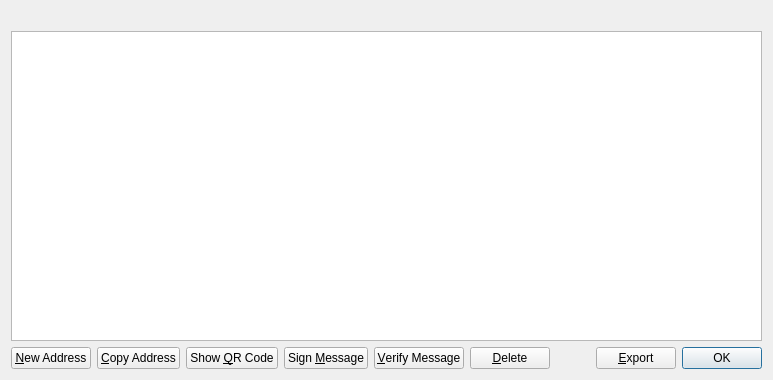
<?xml version="1.0" encoding="UTF-8"?>
<ui version="4.0">
 <class>AddressBookPage</class>
 <widget class="QWidget" name="AddressBookPage">
  <property name="geometry">
   <rect>
    <x>0</x>
    <y>0</y>
    <width>773</width>
    <height>380</height>
   </rect>
  </property>
  <property name="windowTitle">
   <string>Address Book</string>
  </property>
  <property name="styleSheet">
   <string notr="true">background-image: url(:/images/splash);
color: rgb(0, 0, 0);</string>
  </property>
  <layout class="QVBoxLayout" name="verticalLayout">
   <item>
    <widget class="QLabel" name="labelExplanation">
     <property name="styleSheet">
      <string notr="true">color: rgb(0, 0, 0);</string>
     </property>
     <property name="textFormat">
      <enum>Qt::PlainText</enum>
     </property>
     <property name="wordWrap">
      <bool>true</bool>
     </property>
    </widget>
   </item>
   <item>
    <widget class="QTableView" name="tableView">
     <property name="contextMenuPolicy">
      <enum>Qt::CustomContextMenu</enum>
     </property>
     <property name="toolTip">
      <string>Double-click to edit address or label</string>
     </property>
     <property name="styleSheet">
      <string notr="true">color: rgb(255, 255, 255);</string>
     </property>
     <property name="tabKeyNavigation">
      <bool>false</bool>
     </property>
     <property name="alternatingRowColors">
      <bool>true</bool>
     </property>
     <property name="selectionMode">
      <enum>QAbstractItemView::SingleSelection</enum>
     </property>
     <property name="selectionBehavior">
      <enum>QAbstractItemView::SelectRows</enum>
     </property>
     <property name="sortingEnabled">
      <bool>true</bool>
     </property>
     <attribute name="verticalHeaderVisible">
      <bool>false</bool>
     </attribute>
    </widget>
   </item>
   <item>
    <layout class="QHBoxLayout" name="horizontalLayout">
     <item>
      <widget class="QPushButton" name="newAddress">
       <property name="toolTip">
        <string>Create a new address</string>
       </property>
       <property name="text">
        <string>&amp;New Address</string>
       </property>
       <property name="icon">
        <iconset resource="../bitcoin.qrc">
         <normaloff>:/icons/add</normaloff>:/icons/add</iconset>
       </property>
      </widget>
     </item>
     <item>
      <widget class="QPushButton" name="copyAddress">
       <property name="toolTip">
        <string>Copy the currently selected address to the system clipboard</string>
       </property>
       <property name="text">
        <string>&amp;Copy Address</string>
       </property>
       <property name="icon">
        <iconset resource="../bitcoin.qrc">
         <normaloff>:/icons/editcopy</normaloff>:/icons/editcopy</iconset>
       </property>
      </widget>
     </item>
     <item>
      <widget class="QPushButton" name="showQRCode">
       <property name="text">
        <string>Show &amp;QR Code</string>
       </property>
       <property name="icon">
        <iconset resource="../bitcoin.qrc">
         <normaloff>:/icons/qrcode</normaloff>:/icons/qrcode</iconset>
       </property>
      </widget>
     </item>
     <item>
      <widget class="QPushButton" name="signMessage">
       <property name="toolTip">
        <string>Sign a message to prove you own a Dynasty address</string>
       </property>
       <property name="text">
        <string>Sign &amp;Message</string>
       </property>
       <property name="icon">
        <iconset resource="../bitcoin.qrc">
         <normaloff>:/icons/edit</normaloff>:/icons/edit</iconset>
       </property>
      </widget>
     </item>
     <item>
      <widget class="QPushButton" name="verifyMessage">
       <property name="toolTip">
        <string>Verify a message to ensure it was signed with a specified Dynasty address</string>
       </property>
       <property name="text">
        <string>&amp;Verify Message</string>
       </property>
       <property name="icon">
        <iconset resource="../bitcoin.qrc">
         <normaloff>:/icons/transaction_0</normaloff>:/icons/transaction_0</iconset>
       </property>
      </widget>
     </item>
     <item>
      <widget class="QPushButton" name="deleteAddress">
       <property name="toolTip">
        <string>Delete the currently selected address from the list</string>
       </property>
       <property name="text">
        <string>&amp;Delete</string>
       </property>
       <property name="icon">
        <iconset resource="../bitcoin.qrc">
         <normaloff>:/icons/remove</normaloff>:/icons/remove</iconset>
       </property>
      </widget>
     </item>
     <item>
      <spacer name="horizontalSpacer">
       <property name="orientation">
        <enum>Qt::Horizontal</enum>
       </property>
       <property name="sizeHint" stdset="0">
        <size>
         <width>40</width>
         <height>20</height>
        </size>
       </property>
      </spacer>
     </item>
     <item>
      <widget class="QPushButton" name="exportButton">
       <property name="toolTip">
        <string>Export the data in the current tab to a file</string>
       </property>
       <property name="text">
        <string>&amp;Export</string>
       </property>
       <property name="icon">
        <iconset resource="../bitcoin.qrc">
         <normaloff>:/icons/export</normaloff>:/icons/export</iconset>
       </property>
      </widget>
     </item>
     <item>
      <widget class="QDialogButtonBox" name="buttonBox">
       <property name="sizePolicy">
        <sizepolicy hsizetype="Maximum" vsizetype="Fixed">
         <horstretch>0</horstretch>
         <verstretch>0</verstretch>
        </sizepolicy>
       </property>
       <property name="standardButtons">
        <set>QDialogButtonBox::Ok</set>
       </property>
      </widget>
     </item>
    </layout>
   </item>
  </layout>
 </widget>
 <resources>
  <include location="../bitcoin.qrc"/>
 </resources>
 <connections/>
</ui>
